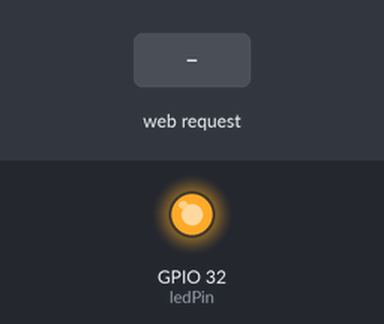
Bench run of a program on a simulated ESP32. Parts: output pins drawn as LEDs (lit = HIGH). The test bench sets the inputs (shaded band). WiFi joins after 1.5 s; servers stay silent unless stated; what the program prints to the serial monitor is not drawn.

Above: at 3.2 s.
3.3 s: HTTP request GET /led_on received
4.8 s: HTTP request GET /led_off received
At 6.2 s:
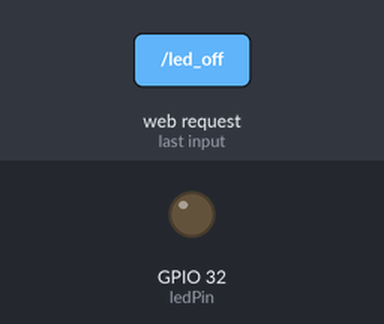
Timing chart, 0 to 7.8 s (numbered marks = the images above; inputs shaded):
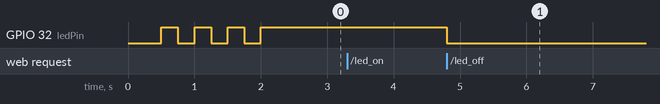

The program:

main.cpp
```cpp
#include "Arduino.h"
#include "WiFi.h"
#include <WebServer.h>
#include <ArduinoJson.h>

int ledPin = 32;
const char *ssid = "X";
const char *password = "X";

// Web server running on port 80
WebServer server(80);

void ledOn() {
  Serial.println("LED on");
  digitalWrite(ledPin, HIGH);
  server.send(200, "application/json", "{state:\"on\"}");
}

void ledOff() {
  Serial.println("LED off");
  digitalWrite(ledPin, LOW);
  server.send(200, "application/json", "{state:\"off\"}");
}

void setup() {
    Serial.begin(115200);
    pinMode(ledPin, OUTPUT);
    delay(500); // vent litt til seriell kommunikasjon er opprettet
    WiFi.begin(ssid, password);

    Serial.println("Connecting to WiFi..");
    while (WiFi.status() != WL_CONNECTED) {
        digitalWrite(ledPin, HIGH);
        delay(250);
        digitalWrite(ledPin, LOW);
        delay(250);
        Serial.print(".");
    }
    Serial.println("");

    digitalWrite(ledPin, HIGH);

    Serial.print("Connected to the WiFi network. My IP: ");
    Serial.println(WiFi.localIP());

    server.on("/led_on", ledOn);
    server.on("/led_off", ledOff);

    // start server
    server.begin();
}

void loop() {
    server.handleClient(); // håndterer innkomne trafikk
}
```

Measured:
- after the input at 3.3 s, every drawn part: stays the same
- after the input at 4.8 s, GPIO 32 (ledPin): HIGH → LOW at once
